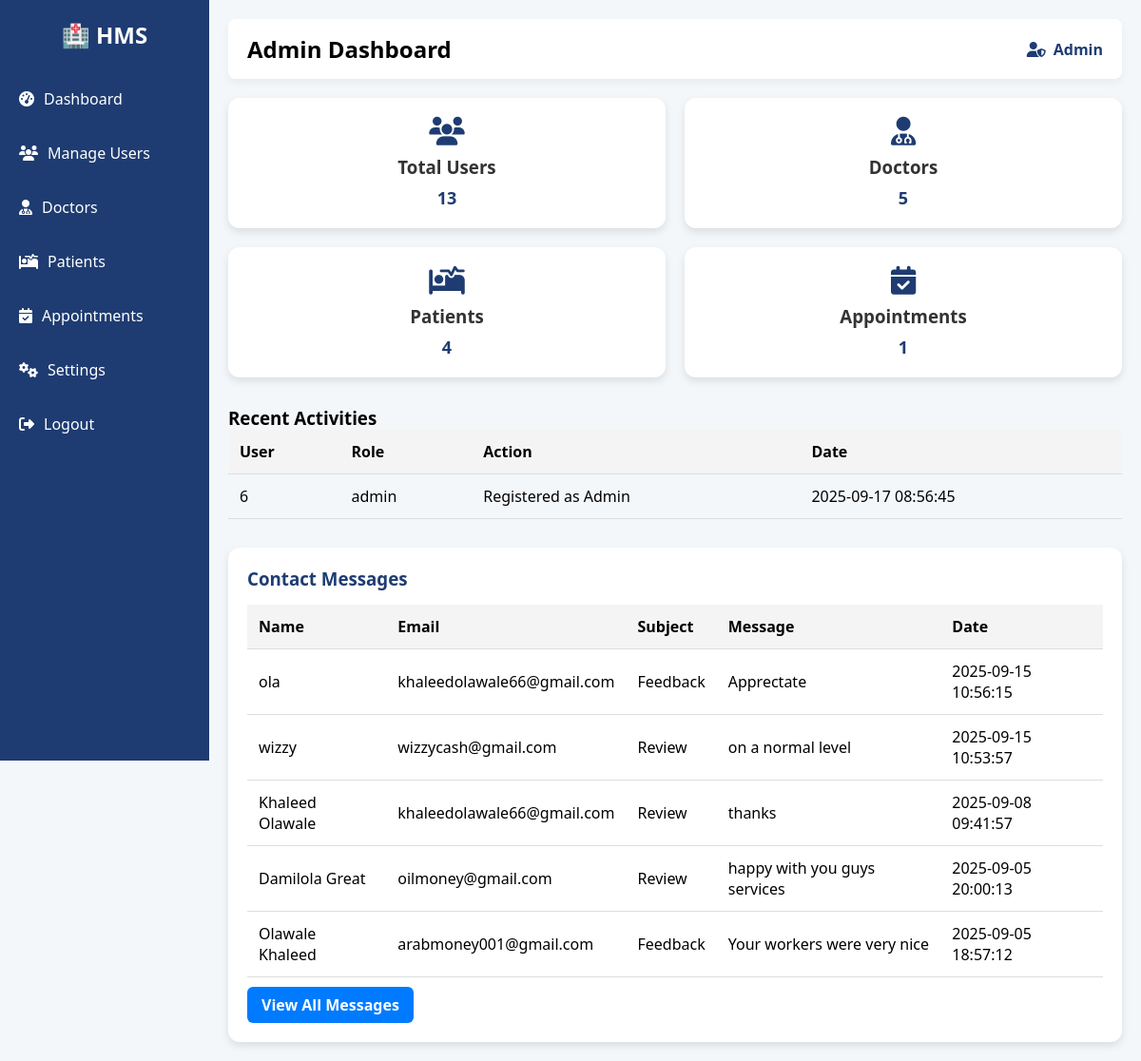
The page /dashboard/admin.php (signed in) on the database its author committed.
### tables this page shows
CREATE TABLE `activities` (
  `id` int(11) NOT NULL,
  `user` varchar(100) NOT NULL,
  `role` varchar(50) NOT NULL,
  `action` varchar(255) NOT NULL,
  `created_at` timestamp NOT NULL DEFAULT current_timestamp()
);

CREATE TABLE `contact_messages` (
  `id` int(11) NOT NULL,
  `name` varchar(100) NOT NULL,
  `email` varchar(150) NOT NULL,
  `subject` varchar(200) NOT NULL,
  `message` text NOT NULL,
  `created_at` timestamp NOT NULL DEFAULT current_timestamp()
);

### dashboard/admin.php (the view, shortened to what this page needs)
<?php
include("../includes/db.php");
$totalUsers = $conn->query("SELECT
    (SELECT COUNT(*) FROM users) +
    (SELECT COUNT(*) FROM patients) +
    (SELECT COUNT(*) FROM doctors) AS total")->fetch_assoc()['total'];
$totalDoctors = $conn->query("SELECT COUNT(*) AS total FROM doctors")->fetch_assoc()['total'];
$totalPatients = $conn->query("SELECT COUNT(*) AS total FROM patients")->fetch_assoc()['total'];
$totalAppointments = $conn->query("SELECT COUNT(*) AS total FROM appointments")->fetch_assoc()['total'];
?>
<!DOCTYPE html>
<html lang="en">
<head>
  <link rel="stylesheet" href="../assets/css/dashboard.css">
  <link rel="stylesheet" href="https://cdnjs.cloudflare.com/ajax/libs/font-awesome/6.4.0/css/all.min.css">
</head>
<body>
  <div class="sidebar">
    <div class="sidebar-logo">
      🏥 HMS
    </div>
    <ul class="sidebar-menu">
    <li><a href="admin.php"><i class="fas fa-tachometer-alt"></i> Dashboard</a></li>
    <li><a href="manage_users.php"><i class="fas fa-users"></i> Manage Users</a></li>
    <li><a href="manage_doctors.php"><i class="fas fa-user-md"></i> Doctors</a></li>
    <li><a href="manage_patients.php"><i class="fas fa-procedures"></i> Patients</a></li>
    <li><a href="appointments.php"><i class="fas fa-calendar-check"></i> Appointments</a></li>
    <li><a href="settings.php"><i class="fas fa-cogs"></i> Settings</a></li>
      <li>
        <a href="../logout.php" onclick="return confirm('Are you sure you want to log out?')">
          <i class="fas fa-sign-out-alt"></i> Logout
        </a>
      </li>
    </ul>
  </div>
  <div class="main-content">
    <div class="topbar">
      <h2>Admin Dashboard</h2>
      <div class="topbar-user">
        <i class="fas fa-user-shield"></i>
        <span>Admin</span>
      </div>
    </div>
    <div class="dashboard-cards">
      <div class="card">
        <i class="fas fa-users"></i>
        <h3>Total Users</h3>
        <p><?php echo $totalUsers; ?></p>
      </div>
      <div class="card">
        <i class="fas fa-user-md"></i>
        <h3>Doctors</h3>
        <p><?php echo $totalDoctors; ?></p>
      </div>
      <div class="card">
        <i class="fas fa-procedures"></i>
        <h3>Patients</h3>
        <p><?php echo $totalPatients; ?></p>
      </div>
      <div class="card">
        <i class="fas fa-calendar-check"></i>
        <h3>Appointments</h3>
        <p><?php echo $totalAppointments; ?></p>
      </div>
    </div>
    <?php
$recentActivities = $conn->query("SELECT * FROM activities ORDER BY created_at DESC LIMIT 5");
?>
<h3>Recent Activities</h3>
<table>
  <thead>
    <tr>
      <th>User</th>
      <th>Role</th>
      <th>Action</th>
      <th>Date</th>
    </tr>
  </thead>
  <tbody>
    <?php while($row = $recentActivities->fetch_assoc()): ?>
      <tr>
        <td><?php echo $row['user']; ?></td>
        <td><?php echo $row['role']; ?></td>
        <td><?php echo $row['action']; ?></td>
        <td><?php echo $row['created_at']; ?></td>
      </tr>
    <?php endwhile; ?>
  </tbody>
</table>
    <div class="data-section">
      <h3>Contact Messages</h3>
      <table>
        <thead>
          <tr>
            <th>Name</th>
            <th>Email</th>
            <th>Subject</th>
            <th>Message</th>
            <th>Date</th>
          </tr>
        </thead>
        <tbody>
          <?php
          include("../includes/db.php");
          $result = $conn->query("SELECT * FROM contact_messages ORDER BY created_at DESC LIMIT 5");
          if ($result->num_rows > 0) {
              while ($row = $result->fetch_assoc()) {
                  echo "<tr>
                          <td>".$row['name']."</td>
                          <td>".$row['email']."</td>
                          <td>".$row['subject']."</td>
                          <td>".$row['message']."</td>
                          <td>".$row['created_at']."</td>
                        </tr>";
              }
          } else {
              echo "<tr><td colspan='4'>No messages yet</td></tr>";
          }
          ?>
        </tbody>
      </table>
      <a href="../includes/all_messages.php" class="view-all">View All Messages</a>
    </div>
  </div>
</body>
</html>

### assets/css/dashboard.css (style rules this page uses)
* { margin: 0; padding: 0; box-sizing: border-box; font-family: "Segoe UI", Tahoma, Geneva, Verdana, sans-serif; }
body { display: flex; background: #f4f7fa; }
.sidebar { width: 220px; background: #1e3c72; color: #fff; min-height: 100vh; padding: 20px 0; position: fixed; }
.sidebar-logo { text-align: center; font-size: 24px; font-weight: bold; margin-bottom: 30px; }
.sidebar-menu { list-style: none; }
.sidebar-menu li { margin: 15px 0; }
.sidebar-menu a { color: #fff; text-decoration: none; padding: 10px 20px; display: flex; align-items: center; transition: background 0.3s; }
.sidebar-menu i { margin-right: 10px; }
.main-content { margin-left: 220px; padding: 20px; width: calc(100% - 220px); }
.topbar { background: #fff; padding: 15px 20px; border-radius: 8px; display: flex; justify-content: space-between; align-items: center; margin-bottom: 20px; box-shadow: 0 4px 8px rgba(0, 0, 0, 0.05); }
.topbar-user { display: flex; align-items: center; font-weight: bold; color: #1e3c72; }
.topbar-user i { margin-right: 8px; }
.dashboard-cards { display: grid; grid-template-columns: repeat(4, 1fr); gap: 20px; margin-bottom: 30px; }
.card { background: #fff; padding: 20px; border-radius: 12px; text-align: center; box-shadow: 0 4px 8px rgba(0, 0, 0, 0.1); transition: transform 0.3s; }
.card i { font-size: 30px; color: #1e3c72; margin-bottom: 10px; }
.card h3 { margin-bottom: 8px; color: #333; }
.card p { font-size: 18px; font-weight: bold; color: #1e3c72; }
.data-section { background: #fff; padding: 20px; border-radius: 12px; box-shadow: 0 4px 8px rgba(0, 0, 0, 0.1); margin-top: 30px; }
.data-section h3 { margin-bottom: 15px; color: #1e3c72; }
table { width: 100%; border-collapse: collapse; }
table th, table td { padding: 12px; text-align: left; border-bottom: 1px solid #ddd; }
table th { background: #f4f4f4; }
.view-all { display: inline-block; margin-top: 10px; padding: 8px 15px; background: #007bff; color: #fff; border-radius: 6px; text-decoration: none; font-weight: bold; transition: 0.3s; }
@media (max-width: 1200px) { .dashboard-cards { grid-template-columns: repeat(2, 1fr); } }

### rows shown on the page
activities: user "6", role "admin", action "Registered as Admin", created_at "2025-09-17 08:56:45"
contact_messages: name "ola", email "khaleedolawale66@gmail.com", subject "Feedback", message "Apprectate", created_at "2025-09-15 10:56:15"
contact_messages: name "wizzy", email "wizzycash@gmail.com", subject "Review", message "on a normal level", created_at "2025-09-15 10:53:57"
contact_messages: name "Khaleed Olawale", email "khaleedolawale66@gmail.com", subject "Review", message "thanks", created_at "2025-09-08 09:41:57"
contact_messages: name "Damilola Great", email "oilmoney@gmail.com", subject "Review", message "happy with you guys services", created_at "2025-09-05 20:00:13"
contact_messages: name "Olawale Khaleed", email "arabmoney001@gmail.com", subject "Feedback", message "Your workers were very nice", created_at "2025-09-05 18:57:12"

### other values the page prints
$totalUsers "13"
$totalDoctors "5"
$totalPatients "4"
$totalAppointments "1"
